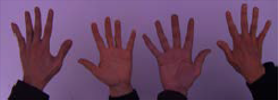
#> input picture 3_vpcI/white_patch/test_blue.png, 278 x 100 px; its folder holds only this picture in this run
$ jupyter execute TP1.ipynb
#> lines starting #> are read from the running program, lines starting #| are printed output that depends on the picture
#> further down, img is the input picture: shape (100, 278, 3); mean B, G, R 100.7, 69.5, 103
### Imports

[cell 1]
import os
import cv2
import numpy as np
import matplotlib.pyplot as plt

from pathlib import Path

### 1)

[cell 2]
def display_image(image, title=None, size=None, conversion=cv2.COLOR_BGR2RGB):
    """Display image in notebook"""
    # Converts from one colour space to the other.
    # OpenCV uses BGR array instead of RGB.
    # Default is to convert BGR to RGB using.
    if conversion is not None:
        image = cv2.cvtColor(image, conversion)

    # If size is provided, set figsize accordingly.
    if size is not None:
        aspect_ratio = image.shape[0]/image.shape[1]
        plt.figure(figsize=(size * aspect_ratio,size))

    # Show the image
    plt.imshow(image)

    # Remove the ticks.
    plt.xticks([]), plt.yticks([])

    # If a title is provided, show it.
    if title is not None:
        plt.title(title)

    plt.show()

[cell 3]
def white_patch(img, percentile=99):
    # Split channels.
#> called with percentile = 99
    b, g, r = cv2.split(img)
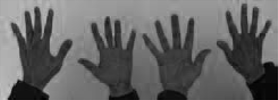
#> b: shape (100, 278); min 0, max 200, mean 100.7
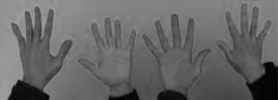
#> r: shape (100, 278); min 0, max 165, mean 103

    # Get max.
    b_max, g_max, r_max = np.max(b), np.max(g), np.max(r)
#> b_max = 200; g_max = 138; r_max = 165
    #b_max, g_max, r_max = np.max(img, axis=(0, 1)

    # Check if all 255.
    if all(x == 255 for x in [b_max, g_max, r_max]):
        b_max, g_max, r_max = np.percentile(img, percentile, axis=(0, 1))

    # Compute.
    b = (255.0 / b_max)* b.astype(np.float32)
    g = (255.0 / g_max)* g.astype(np.float32)
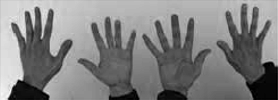
#> g: shape (100, 278) float32; min 0, max 255, mean 128.4
    r = (255.0 / r_max)* r.astype(np.float32)
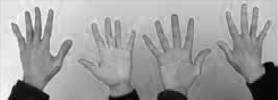
#> r: shape (100, 278) float32; min 0, max 255, mean 159.2

    # Merge.
    return cv2.merge((b, g, r)).astype(np.uint8)
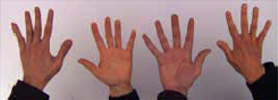
#> returned value: shape (100, 278, 3); mean of channels 0, 1, 2 127.9, 127.9, 158.8; drawn as B, G, R

[cell 4]
for img_path in (Path.cwd() / 'white_patch').glob('*'):
    # Read
    img = cv2.imread(img_path)

    # White patch
    wp_img = white_patch(img)

    # Plot
    display_image(np.hstack((img, wp_img)), title=Path(img_path).name)
#> in display_image, `image = cv2.cvtColor(image, conversion)`:
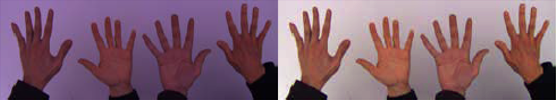
#> image: shape (100, 556, 3); mean R, G, B 130.9, 98.7, 114.3

In the case of the hands pictures, no obvious blemishes can be spotted. Also, the algorithm seems to give similar results for all three of them

In the case of the figurine, the blue picture stands out. The algorithm introduced a lot of artifacts, mostly on the figurine's head and on the right all. The other images don't show any obvious artifacts

### 2)

[cell 5]
# Read
img1 = cv2.imread('img1_tp.png', cv2.IMREAD_GRAYSCALE)
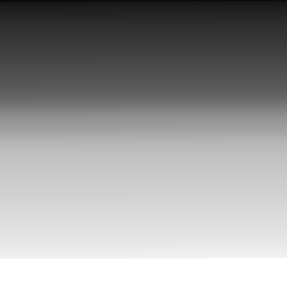
#> input picture 3_vpcI/img1_tp.png, 287 x 288 px
#> img1 is the input picture: shape (288, 287); min 2, max 255, mean 154.8
img2 = cv2.imread('img2_tp.png', cv2.IMREAD_GRAYSCALE)
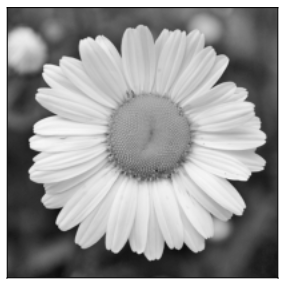
#> input picture 3_vpcI/img2_tp.png, 287 x 288 px
#> img2 is the input picture: shape (288, 287); min 2, max 255, mean 154.8

display_image(np.hstack((img1, img2)))
#> call 2 of display_image, with conversion = 4
#> in display_image (call 2), `image = cv2.cvtColor(image, conversion)`:
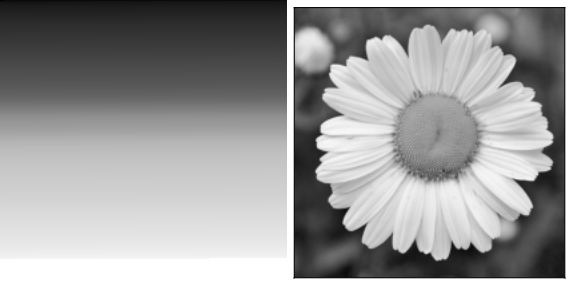
#> image: shape (288, 574, 3); min 2, max 255, mean 154.8

[cell 6]
# Histograms.
fig, axs = plt.subplots(1, 2, figsize=(16, 5))

hist1 = cv2.calcHist([img1], channels=[0], mask=None, histSize=[256] , ranges=[0, 256])
#> hist1 = 256 values, max 8400 at index 255, min 0 at index 0, mean 322.9
axs[0].plot(hist1, color = 'b', label="img1")
axs[0].set_title('Histogram, img1')
axs[0].legend()

hist2 = cv2.calcHist([img2], channels=[0], mask=None, histSize=[256] , ranges=[0, 256])
#> hist2 has the same summary as hist1
axs[1].plot(hist2, color = 'b', label="img2")
axs[1].set_title('Histogram, img2')
axs[1].legend()
plt.show()
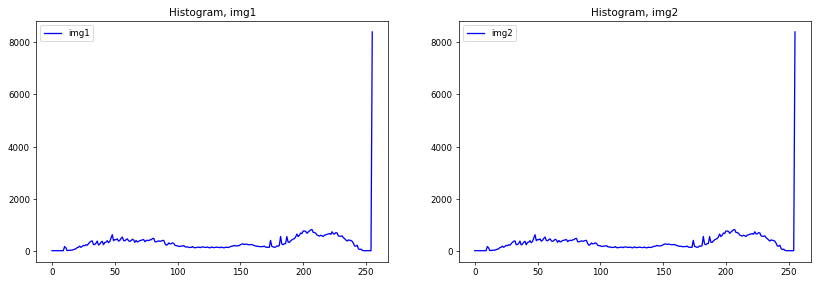
#> figure drawn by matplotlib, 2 panels; panel 1: curve peaks at x = 255, y = 8400; panel 2: curve peaks at x = 255, y = 8400
